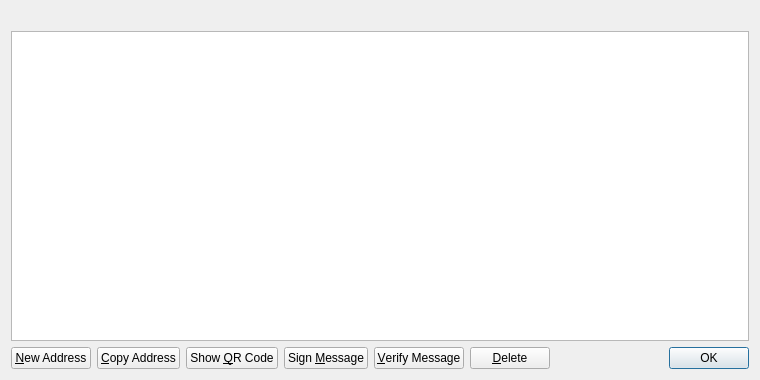
<?xml version="1.0" encoding="UTF-8"?>
<ui version="4.0">
 <class>AddressBookPage</class>
 <widget class="QWidget" name="AddressBookPage">
  <property name="geometry">
   <rect>
    <x>0</x>
    <y>0</y>
    <width>760</width>
    <height>380</height>
   </rect>
  </property>
  <property name="windowTitle">
   <string>Address Book</string>
  </property>
  <layout class="QVBoxLayout" name="verticalLayout">
   <item>
    <widget class="QLabel" name="labelExplanation">
     <property name="textFormat">
      <enum>Qt::PlainText</enum>
     </property>
     <property name="wordWrap">
      <bool>true</bool>
     </property>
    </widget>
   </item>
   <item>
    <widget class="QTableView" name="tableView">
     <property name="contextMenuPolicy">
      <enum>Qt::CustomContextMenu</enum>
     </property>
     <property name="toolTip">
      <string>Double-click to edit address or label</string>
     </property>
     <property name="tabKeyNavigation">
      <bool>false</bool>
     </property>
     <property name="alternatingRowColors">
      <bool>true</bool>
     </property>
     <property name="selectionMode">
      <enum>QAbstractItemView::SingleSelection</enum>
     </property>
     <property name="selectionBehavior">
      <enum>QAbstractItemView::SelectRows</enum>
     </property>
     <property name="sortingEnabled">
      <bool>true</bool>
     </property>
     <attribute name="verticalHeaderVisible">
      <bool>false</bool>
     </attribute>
    </widget>
   </item>
   <item>
    <layout class="QHBoxLayout" name="horizontalLayout">
     <item>
      <widget class="QPushButton" name="newAddress">
       <property name="toolTip">
        <string>Create a new address</string>
       </property>
       <property name="text">
        <string>&amp;New Address</string>
       </property>
       <property name="icon">
        <iconset resource="../bitcoin.qrc">
         <normaloff>:/icons/add</normaloff>:/icons/add</iconset>
       </property>
      </widget>
     </item>
     <item>
      <widget class="QPushButton" name="copyAddress">
       <property name="toolTip">
        <string>Copy the currently selected address to the system clipboard</string>
       </property>
       <property name="text">
        <string>&amp;Copy Address</string>
       </property>
       <property name="icon">
        <iconset resource="../bitcoin.qrc">
         <normaloff>:/icons/editcopy</normaloff>:/icons/editcopy</iconset>
       </property>
      </widget>
     </item>
     <item>
      <widget class="QPushButton" name="showQRCode">
       <property name="text">
        <string>Show &amp;QR Code</string>
       </property>
       <property name="icon">
        <iconset resource="../bitcoin.qrc">
         <normaloff>:/icons/qrcode</normaloff>:/icons/qrcode</iconset>
       </property>
      </widget>
     </item>
     <item>
      <widget class="QPushButton" name="signMessage">
       <property name="toolTip">
        <string>Sign a message to prove you own a Peercoin address</string>
       </property>
       <property name="text">
        <string>Sign &amp;Message</string>
       </property>
       <property name="icon">
        <iconset resource="../bitcoin.qrc">
         <normaloff>:/icons/edit</normaloff>:/icons/edit</iconset>
       </property>
      </widget>
     </item>
     <item>
      <widget class="QPushButton" name="verifyMessage">
       <property name="toolTip">
        <string>Verify a message to ensure it was signed with a specified Peercoin address</string>
       </property>
       <property name="text">
        <string>&amp;Verify Message</string>
       </property>
       <property name="icon">
        <iconset resource="../bitcoin.qrc">
         <normaloff>:/icons/transaction_0</normaloff>:/icons/transaction_0</iconset>
       </property>
      </widget>
     </item>
     <item>
      <widget class="QPushButton" name="deleteAddress">
       <property name="toolTip">
        <string>Delete the currently selected address from the list</string>
       </property>
       <property name="text">
        <string>&amp;Delete</string>
       </property>
       <property name="icon">
        <iconset resource="../bitcoin.qrc">
         <normaloff>:/icons/remove</normaloff>:/icons/remove</iconset>
       </property>
      </widget>
     </item>
     <item>
      <spacer name="horizontalSpacer">
       <property name="orientation">
        <enum>Qt::Horizontal</enum>
       </property>
       <property name="sizeHint" stdset="0">
        <size>
         <width>40</width>
         <height>20</height>
        </size>
       </property>
      </spacer>
     </item>
     <item>
      <widget class="QDialogButtonBox" name="buttonBox">
       <property name="sizePolicy">
        <sizepolicy hsizetype="Maximum" vsizetype="Fixed">
         <horstretch>0</horstretch>
         <verstretch>0</verstretch>
        </sizepolicy>
       </property>
       <property name="standardButtons">
        <set>QDialogButtonBox::Ok</set>
       </property>
      </widget>
     </item>
    </layout>
   </item>
  </layout>
 </widget>
 <resources>
  <include location="../bitcoin.qrc"/>
 </resources>
 <connections/>
</ui>
